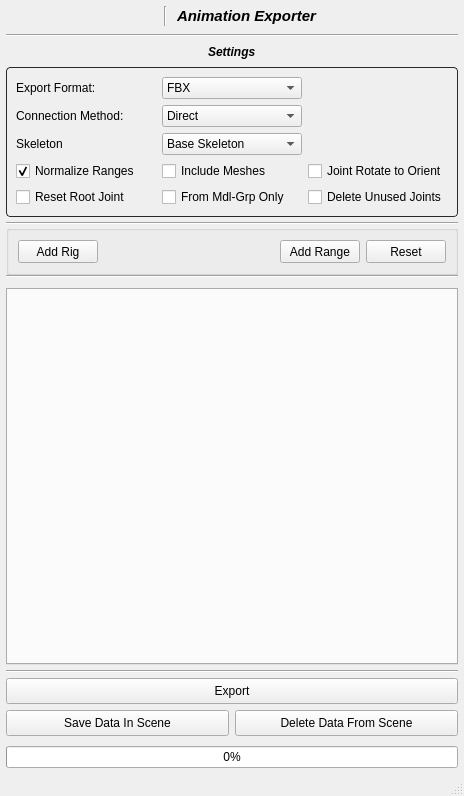
<?xml version="1.0" encoding="UTF-8"?>
<ui version="4.0">
 <class>MainWindow</class>
 <widget class="QMainWindow" name="MainWindow">
  <property name="geometry">
   <rect>
    <x>0</x>
    <y>0</y>
    <width>454</width>
    <height>796</height>
   </rect>
  </property>
  <property name="windowTitle">
   <string>Mansur-Rig: Animation Exporter</string>
  </property>
  <widget class="QWidget" name="centralwidget">
   <layout class="QVBoxLayout" name="verticalLayout">
    <property name="spacing">
     <number>0</number>
    </property>
    <property name="leftMargin">
     <number>0</number>
    </property>
    <property name="topMargin">
     <number>0</number>
    </property>
    <property name="rightMargin">
     <number>0</number>
    </property>
    <property name="bottomMargin">
     <number>0</number>
    </property>
    <item>
     <widget class="QWidget" name="header" native="true">
      <layout class="QHBoxLayout" name="horizontalLayout_8">
       <property name="leftMargin">
        <number>0</number>
       </property>
       <property name="topMargin">
        <number>0</number>
       </property>
       <property name="rightMargin">
        <number>0</number>
       </property>
       <property name="bottomMargin">
        <number>0</number>
       </property>
       <item>
        <layout class="QHBoxLayout" name="headerLayout"/>
       </item>
      </layout>
     </widget>
    </item>
    <item>
     <layout class="QVBoxLayout" name="verticalLayout_3">
      <property name="leftMargin">
       <number>6</number>
      </property>
      <property name="topMargin">
       <number>6</number>
      </property>
      <property name="rightMargin">
       <number>6</number>
      </property>
      <property name="bottomMargin">
       <number>6</number>
      </property>
      <item>
       <layout class="QHBoxLayout" name="horizontalLayout_7">
        <item>
         <spacer name="horizontalSpacer_8">
          <property name="orientation">
           <enum>Qt::Horizontal</enum>
          </property>
          <property name="sizeHint" stdset="0">
           <size>
            <width>40</width>
            <height>20</height>
           </size>
          </property>
         </spacer>
        </item>
        <item>
         <widget class="QLabel" name="iconLbl">
          <property name="text">
           <string/>
          </property>
          <property name="alignment">
           <set>Qt::AlignRight|Qt::AlignTrailing|Qt::AlignVCenter</set>
          </property>
         </widget>
        </item>
        <item>
         <spacer name="horizontalSpacer_7">
          <property name="orientation">
           <enum>Qt::Horizontal</enum>
          </property>
          <property name="sizeType">
           <enum>QSizePolicy::Fixed</enum>
          </property>
          <property name="sizeHint" stdset="0">
           <size>
            <width>10</width>
            <height>20</height>
           </size>
          </property>
         </spacer>
        </item>
        <item>
         <widget class="Line" name="line_3">
          <property name="orientation">
           <enum>Qt::Vertical</enum>
          </property>
         </widget>
        </item>
        <item>
         <spacer name="horizontalSpacer_6">
          <property name="orientation">
           <enum>Qt::Horizontal</enum>
          </property>
          <property name="sizeType">
           <enum>QSizePolicy::Fixed</enum>
          </property>
          <property name="sizeHint" stdset="0">
           <size>
            <width>10</width>
            <height>20</height>
           </size>
          </property>
         </spacer>
        </item>
        <item>
         <widget class="QLabel" name="label_2">
          <property name="font">
           <font>
            <pointsize>11</pointsize>
            <weight>75</weight>
            <italic>true</italic>
            <bold>true</bold>
           </font>
          </property>
          <property name="text">
           <string>Animation Exporter</string>
          </property>
         </widget>
        </item>
        <item>
         <spacer name="horizontalSpacer_9">
          <property name="orientation">
           <enum>Qt::Horizontal</enum>
          </property>
          <property name="sizeHint" stdset="0">
           <size>
            <width>40</width>
            <height>20</height>
           </size>
          </property>
         </spacer>
        </item>
       </layout>
      </item>
      <item>
       <spacer name="verticalSpacer_6">
        <property name="orientation">
         <enum>Qt::Vertical</enum>
        </property>
        <property name="sizeType">
         <enum>QSizePolicy::Fixed</enum>
        </property>
        <property name="sizeHint" stdset="0">
         <size>
          <width>20</width>
          <height>8</height>
         </size>
        </property>
       </spacer>
      </item>
      <item>
       <widget class="Line" name="line_6">
        <property name="accessibleName">
         <string>HLine</string>
        </property>
        <property name="orientation">
         <enum>Qt::Horizontal</enum>
        </property>
       </widget>
      </item>
      <item>
       <layout class="QHBoxLayout" name="horizontalLayout">
        <item>
         <spacer name="horizontalSpacer">
          <property name="orientation">
           <enum>Qt::Horizontal</enum>
          </property>
          <property name="sizeHint" stdset="0">
           <size>
            <width>40</width>
            <height>20</height>
           </size>
          </property>
         </spacer>
        </item>
        <item>
         <widget class="QLabel" name="label">
          <property name="minimumSize">
           <size>
            <width>0</width>
            <height>30</height>
           </size>
          </property>
          <property name="font">
           <font>
            <pointsize>9</pointsize>
            <weight>75</weight>
            <italic>true</italic>
            <bold>true</bold>
           </font>
          </property>
          <property name="text">
           <string>Settings</string>
          </property>
         </widget>
        </item>
        <item>
         <spacer name="horizontalSpacer_2">
          <property name="orientation">
           <enum>Qt::Horizontal</enum>
          </property>
          <property name="sizeHint" stdset="0">
           <size>
            <width>40</width>
            <height>20</height>
           </size>
          </property>
         </spacer>
        </item>
       </layout>
      </item>
      <item>
       <widget class="QGroupBox" name="groupBox">
        <property name="styleSheet">
         <string notr="true">QGroupBox{
border: 1px ; 
padding: 0px 0px 0px 0px;
border-style: solid;
border-color: #292929;
border-radius: 4px;
}

QGroupBox::title {
    subcontrol-origin:  margin;
	subcontrol-position: top left; 
   padding: 0 12px 0 12px;
}</string>
        </property>
        <property name="title">
         <string/>
        </property>
        <layout class="QGridLayout" name="gridLayout_2">
         <item row="6" column="1">
          <widget class="QCheckBox" name="geoFromMdlGrpOnly_cbx">
           <property name="minimumSize">
            <size>
             <width>140</width>
             <height>0</height>
            </size>
           </property>
           <property name="text">
            <string>From Mdl-Grp Only</string>
           </property>
           <property name="checked">
            <bool>false</bool>
           </property>
          </widget>
         </item>
         <item row="5" column="1">
          <widget class="QCheckBox" name="includeMeshes_cbx">
           <property name="text">
            <string>Include Meshes</string>
           </property>
           <property name="checked">
            <bool>false</bool>
           </property>
          </widget>
         </item>
         <item row="4" column="1">
          <widget class="QComboBox" name="skeletonExtractMode_cb">
           <property name="styleSheet">
            <string notr="true">QPushButton{
background-color:#535252;
border-style: solid;
border-color: black;
border-width: 1px;
border-radius: 5px;}
QPushButton:hover{background-color:#707070;}
QPushButton:pressed{background-color:#1d1d1d;}</string>
           </property>
           <item>
            <property name="text">
             <string>Base Skeleton</string>
            </property>
           </item>
           <item>
            <property name="text">
             <string>Offset Skeleton</string>
            </property>
           </item>
          </widget>
         </item>
         <item row="5" column="0">
          <widget class="QCheckBox" name="normRanges_cbx">
           <property name="minimumSize">
            <size>
             <width>140</width>
             <height>0</height>
            </size>
           </property>
           <property name="text">
            <string>Normalize Ranges</string>
           </property>
           <property name="checked">
            <bool>true</bool>
           </property>
          </widget>
         </item>
         <item row="3" column="1">
          <widget class="QComboBox" name="bakeConMethod_cb">
           <property name="currentIndex">
            <number>1</number>
           </property>
           <item>
            <property name="text">
             <string>Constraints</string>
            </property>
           </item>
           <item>
            <property name="text">
             <string>Direct</string>
            </property>
           </item>
          </widget>
         </item>
         <item row="3" column="0">
          <widget class="QLabel" name="label_8">
           <property name="text">
            <string>Connection Method:</string>
           </property>
          </widget>
         </item>
         <item row="2" column="1">
          <widget class="QComboBox" name="exportFormat_cb">
           <property name="enabled">
            <bool>true</bool>
           </property>
           <property name="font">
            <font>
             <weight>50</weight>
             <bold>false</bold>
            </font>
           </property>
           <property name="currentIndex">
            <number>0</number>
           </property>
           <item>
            <property name="text">
             <string>FBX</string>
            </property>
           </item>
          </widget>
         </item>
         <item row="4" column="0">
          <widget class="QLabel" name="label_9">
           <property name="text">
            <string>Skeleton</string>
           </property>
          </widget>
         </item>
         <item row="2" column="0">
          <widget class="QLabel" name="label_10">
           <property name="text">
            <string>Export Format:</string>
           </property>
          </widget>
         </item>
         <item row="5" column="2">
          <widget class="QCheckBox" name="rotToJO_cbx">
           <property name="text">
            <string>Joint Rotate to Orient</string>
           </property>
           <property name="checked">
            <bool>false</bool>
           </property>
          </widget>
         </item>
         <item row="6" column="2">
          <widget class="QCheckBox" name="deleteUnusedJnts_cbx">
           <property name="text">
            <string>Delete Unused Joints</string>
           </property>
           <property name="checked">
            <bool>false</bool>
           </property>
          </widget>
         </item>
         <item row="6" column="0">
          <widget class="QCheckBox" name="resetRootJnt_cbx">
           <property name="minimumSize">
            <size>
             <width>140</width>
             <height>0</height>
            </size>
           </property>
           <property name="toolTip">
            <string>If this is checked, after extraction, the root-joint of the selected rig will be disconnected from any input connections, all of it's keys will be deleted, and it's transforms will be reset- placing it at origin.</string>
           </property>
           <property name="text">
            <string>Reset Root Joint</string>
           </property>
          </widget>
         </item>
        </layout>
       </widget>
      </item>
      <item>
       <spacer name="verticalSpacer_5">
        <property name="orientation">
         <enum>Qt::Vertical</enum>
        </property>
        <property name="sizeType">
         <enum>QSizePolicy::Fixed</enum>
        </property>
        <property name="sizeHint" stdset="0">
         <size>
          <width>20</width>
          <height>5</height>
         </size>
        </property>
       </spacer>
      </item>
      <item>
       <widget class="Line" name="line_8">
        <property name="accessibleName">
         <string>HLine</string>
        </property>
        <property name="orientation">
         <enum>Qt::Horizontal</enum>
        </property>
       </widget>
      </item>
      <item>
       <widget class="QGroupBox" name="groupBox_2">
        <property name="accessibleName">
         <string>transparent</string>
        </property>
        <property name="title">
         <string/>
        </property>
        <layout class="QHBoxLayout" name="horizontalLayout_2">
         <item>
          <widget class="QPushButton" name="addRig_btn">
           <property name="minimumSize">
            <size>
             <width>80</width>
             <height>23</height>
            </size>
           </property>
           <property name="maximumSize">
            <size>
             <width>100</width>
             <height>16777215</height>
            </size>
           </property>
           <property name="accessibleName">
            <string>minorAction</string>
           </property>
           <property name="text">
            <string>Add Rig</string>
           </property>
          </widget>
         </item>
         <item>
          <spacer name="horizontalSpacer_3">
           <property name="orientation">
            <enum>Qt::Horizontal</enum>
           </property>
           <property name="sizeHint" stdset="0">
            <size>
             <width>40</width>
             <height>20</height>
            </size>
           </property>
          </spacer>
         </item>
         <item>
          <widget class="QPushButton" name="addRange_btn">
           <property name="minimumSize">
            <size>
             <width>80</width>
             <height>23</height>
            </size>
           </property>
           <property name="maximumSize">
            <size>
             <width>100</width>
             <height>16777215</height>
            </size>
           </property>
           <property name="accessibleName">
            <string>minorAction</string>
           </property>
           <property name="text">
            <string>Add Range</string>
           </property>
          </widget>
         </item>
         <item>
          <widget class="QPushButton" name="resetUI_btn">
           <property name="minimumSize">
            <size>
             <width>80</width>
             <height>23</height>
            </size>
           </property>
           <property name="maximumSize">
            <size>
             <width>100</width>
             <height>16777215</height>
            </size>
           </property>
           <property name="accessibleName">
            <string>deleteAction</string>
           </property>
           <property name="text">
            <string>Reset</string>
           </property>
          </widget>
         </item>
        </layout>
       </widget>
      </item>
      <item>
       <widget class="Line" name="line_14">
        <property name="accessibleName">
         <string>HLine</string>
        </property>
        <property name="orientation">
         <enum>Qt::Horizontal</enum>
        </property>
       </widget>
      </item>
      <item>
       <spacer name="verticalSpacer_11">
        <property name="orientation">
         <enum>Qt::Vertical</enum>
        </property>
        <property name="sizeType">
         <enum>QSizePolicy::Fixed</enum>
        </property>
        <property name="sizeHint" stdset="0">
         <size>
          <width>20</width>
          <height>10</height>
         </size>
        </property>
       </spacer>
      </item>
      <item>
       <widget class="QTabWidget" name="rigs_tw">
        <property name="currentIndex">
         <number>-1</number>
        </property>
        <property name="documentMode">
         <bool>false</bool>
        </property>
       </widget>
      </item>
      <item>
       <spacer name="verticalSpacer">
        <property name="orientation">
         <enum>Qt::Vertical</enum>
        </property>
        <property name="sizeType">
         <enum>QSizePolicy::Fixed</enum>
        </property>
        <property name="sizeHint" stdset="0">
         <size>
          <width>20</width>
          <height>5</height>
         </size>
        </property>
       </spacer>
      </item>
      <item>
       <widget class="Line" name="line_12">
        <property name="accessibleName">
         <string>HLine</string>
        </property>
        <property name="orientation">
         <enum>Qt::Horizontal</enum>
        </property>
       </widget>
      </item>
      <item>
       <spacer name="verticalSpacer_2">
        <property name="orientation">
         <enum>Qt::Vertical</enum>
        </property>
        <property name="sizeType">
         <enum>QSizePolicy::Fixed</enum>
        </property>
        <property name="sizeHint" stdset="0">
         <size>
          <width>20</width>
          <height>5</height>
         </size>
        </property>
       </spacer>
      </item>
      <item>
       <layout class="QGridLayout" name="gridLayout">
        <property name="spacing">
         <number>6</number>
        </property>
        <item row="1" column="0">
         <widget class="QPushButton" name="saveData_btn">
          <property name="minimumSize">
           <size>
            <width>0</width>
            <height>26</height>
           </size>
          </property>
          <property name="accessibleName">
           <string>minorAction</string>
          </property>
          <property name="text">
           <string>Save Data In Scene</string>
          </property>
         </widget>
        </item>
        <item row="1" column="1">
         <widget class="QPushButton" name="delData_btn">
          <property name="minimumSize">
           <size>
            <width>0</width>
            <height>26</height>
           </size>
          </property>
          <property name="accessibleName">
           <string>deleteAction</string>
          </property>
          <property name="text">
           <string>Delete Data From Scene</string>
          </property>
         </widget>
        </item>
        <item row="0" column="0" colspan="2">
         <widget class="QPushButton" name="export_btn">
          <property name="minimumSize">
           <size>
            <width>0</width>
            <height>26</height>
           </size>
          </property>
          <property name="accessibleName">
           <string>majorAction</string>
          </property>
          <property name="text">
           <string>Export</string>
          </property>
         </widget>
        </item>
       </layout>
      </item>
      <item>
       <spacer name="verticalSpacer_9">
        <property name="orientation">
         <enum>Qt::Vertical</enum>
        </property>
        <property name="sizeType">
         <enum>QSizePolicy::Fixed</enum>
        </property>
        <property name="sizeHint" stdset="0">
         <size>
          <width>20</width>
          <height>10</height>
         </size>
        </property>
       </spacer>
      </item>
      <item>
       <widget class="QProgressBar" name="process_pb">
        <property name="maximumSize">
         <size>
          <width>16777215</width>
          <height>23</height>
         </size>
        </property>
        <property name="value">
         <number>0</number>
        </property>
       </widget>
      </item>
     </layout>
    </item>
   </layout>
  </widget>
  <widget class="QMenuBar" name="menubar">
   <property name="geometry">
    <rect>
     <x>0</x>
     <y>0</y>
     <width>454</width>
     <height>21</height>
    </rect>
   </property>
  </widget>
  <widget class="QStatusBar" name="statusbar"/>
 </widget>
 <resources/>
 <connections/>
</ui>
